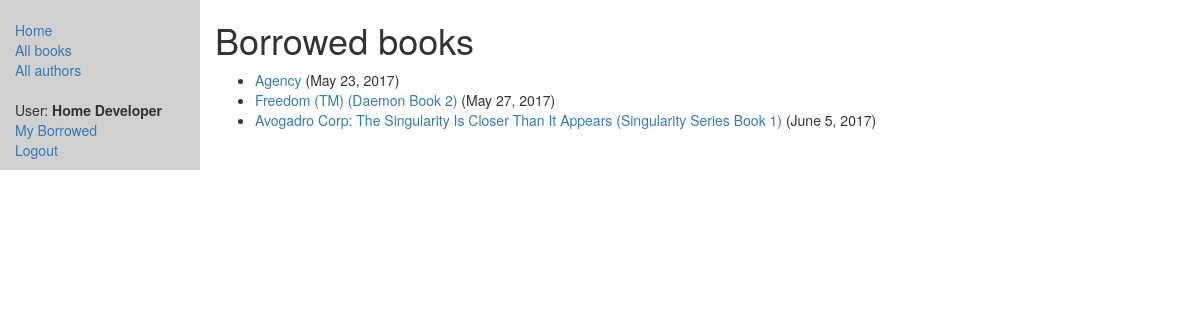
/catalog/mybooks/ (signed in), run on the app's committed database.
### catalog/models.py (models this page shows, shortened)
class BookInstance(models.Model):
    id = models.UUIDField(primary_key=True, default=uuid.uuid4, help_text="Unique ID for this particular copy of the book")
    book = models.ForeignKey(Book, on_delete=models.SET_NULL, null=True)
    imprint = models.CharField(max_length=200)
    due_back = models.DateField(null=True, blank=True)
    borrower = models.ForeignKey(User, on_delete=models.SET_NULL, null=True, blank=True)
    LOAN_STATUS = (
        ('d', 'Maintenance'),
        ('o', 'On Loan'),
        ('a', 'Available'),
        ('r', 'Reserved'),
    )
    status = models.CharField(max_length=1, choices=LOAN_STATUS, blank=True, default='d', help_text="Book Availability")
    @property
    def is_overdue(self):
        if date.today() > self.due_back:
            return True
        return False
    class Meta:
        ordering = ["due_back"]
        permissions = (("can_mark_as_returned", "Set book as returned"),)

class Book(models.Model):
    title = models.CharField(max_length=200)
    author = models.ForeignKey('Author', on_delete=models.SET_NULL, null=True)
    summary = models.TextField(max_length=1000, help_text="Enter a brief summary for the book here.")
    isbn = models.CharField('ISBN', max_length=13, help_text='13 Character <a href="https://www.isbn-international.org/content/what-isbn">ISBN number</a>')
    genre = models.ManyToManyField(Genre, help_text="Select a genre for this book")
    def display_genre(self):
        return ', '.join(genre.name for genre in self.genre.all()[:3])
    display_genre.short_description = 'Genre'

### catalog/views.py (the view)
class LoanedBooksByUserListView(LoginRequiredMixin, generic.ListView):
    model = BookInstance
    template_name = 'catalog/bookinstance_list_borrowed_user.html'
    paginate_by = 10
    def get_queryset(self):
        return BookInstance.objects.filter(borrower=self.request.user).filter(status__exact='o').order_by('due_back')

### catalog/templates/catalog/bookinstance_list_borrowed_user.html (shortened to what this page needs)
{% extends "base.html" %}
{% block content %}
<h1>Borrowed books</h1>
   {% if bookinstance_list %}
   <ul>
     {% for bookinst in bookinstance_list %}
     <li class="{% if bookinst.is_overdue %}text-danger{% endif %}">
       <a href="{% url 'book-detail' bookinst.book.pk %}">{{bookinst.book.title}}</a> ({{ bookinst.due_back }})
     </li>
     {% endfor %}
   </ul>
   {% else %}
     <p>There are no books borrowed.</p>
   {% endif %}
{% endblock content %}

### catalog/templates/base.html (shortened to what this page needs)
<!DOCTYPE html>
<html lang="en">
<head>
  <link rel="stylesheet" href="https://maxcdn.bootstrapcdn.com/bootstrap/3.3.7/css/bootstrap.min.css">
  {% load staticfiles %}
  <link rel="stylesheet" href="{% static 'css/styles.css' %}">
</head>
<body>
  <div class="container-fluid">
    <div class="row">
      <div class="col-sm-2 mysidebar">
      {% block sidebar %}
      <ul class="sidebar-nav">
          <li><a href="{% url 'index' %}">Home</a></li>
          <li><a href="{% url 'books' %}">All books</a></li>
          <li><a href="{% url 'authors' %}">All authors</a></li>
      </ul>
      <ul class="sidebar-nav">
          {% if user.is_authenticated %}
             <li>User: <strong>{{ user.get_full_name }}</strong></li>
             <li><a href="{% url 'my-borrowed' %}">My Borrowed</a></li>
             <li><a href="{% url 'logout'%}?next={{request.path}}">Logout</a></li>
          {% else %}
             <li><a href="{% url 'login'%}?next={{request.path}}">Login</a></li>
          {% endif %}
      </ul>
     {% endblock %}
      </div>
      <div class="col-sm-10 ">
      {% block content %}{% endblock content %}
      </div>
    </div>
  </div>
</body>
</html>

### catalog/static/css/styles.css (style rules this page uses)
.sidebar-nav { margin-top: 20px; padding: 0; list-style: none; }
.mysidebar { background-color: #d0d0d0; }

### data on the page
BookInstance: book "Agency", due_back "May 23, 2017"
BookInstance: book "Freedom (TM) (Daemon Book 2)", due_back "May 27, 2017"
BookInstance: book "Avogadro Corp: The Singularity Is Closer Than It Appears (Singularity Series Book 1)", due_back "June 5, 2017"

### other printed values
{{ user.get_full_name }} "Home Developer"
